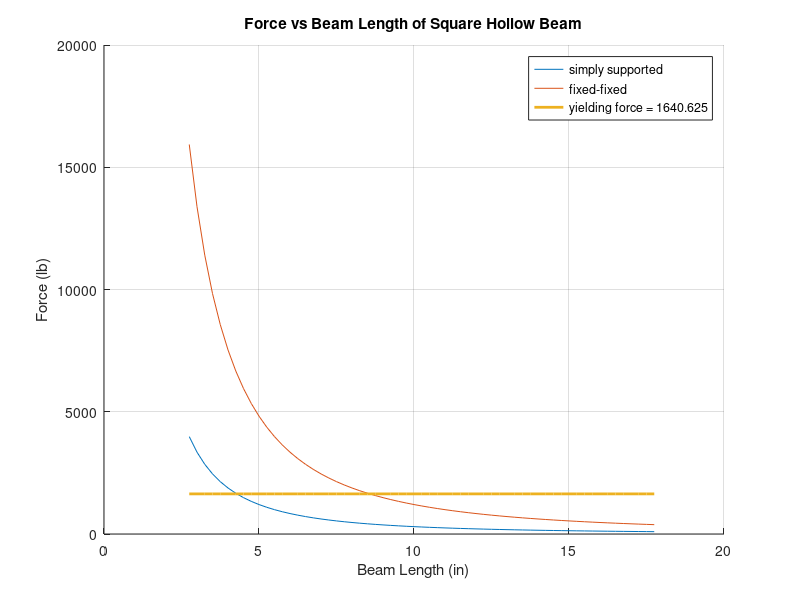
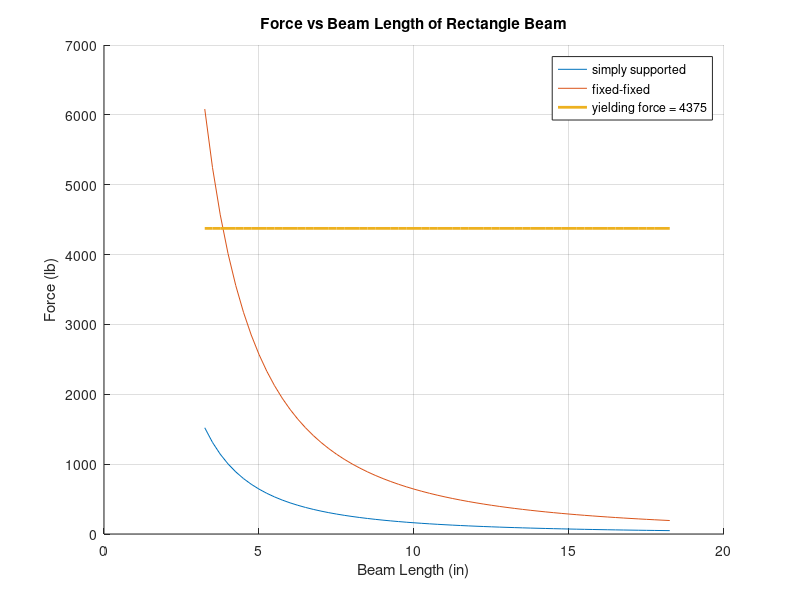

MATLAB code for these plots, in order:
clc
clear 
close all

%% Q3

%Aluminum properties
E = 10000000;
sigyield = 35000;

%Define new lengths
Ldiff = 7.5;

%Properties of square beam
ts = 0.0625;
hs = 0.25;
ws = 0.25;
Ls = 10.25-Ldiff:0.25:10.25+Ldiff;

%Properties of rectangular beam
wr = 1;
hr = 0.125;
Lr = 10.75-Ldiff:0.25:10.75+Ldiff;

%Calculate moment of inertia
Is = 1/12*hs^3*ws - 1/12*(ws-2*ts)*(hs-2*ts)^3;
Ir = 1/12*hr^3*wr;

%Buckling load
Pcrs2_ss = (pi^2*E*Is)./(Ls.^2);
Pcrr2_ss = (pi^2*E*Ir)./(Lr.^2);
Pcrs2_ff = (pi^2*E*Is)./((Ls/2).^2);
Pcrr2_ff = (pi^2*E*Ir)./((Lr/2).^2);

%Yielding
As = 2*(hs*ts) + 2*((ws-(2*ts))*ts);
Ar = wr*hr;
sigmacrs = zeros(1,length(Ls))+sigyield*As;
sigmacrr = zeros(1,length(Lr))+sigyield*Ar;

%Plot
figure(1)
hold on
grid on
plot(Ls,Pcrs2_ss,Ls,Pcrs2_ff,Ls,sigmacrs,'linewidth',2)
title('Force vs Beam Length of Square Hollow Beam')
xlabel('Beam Length (in)')
ylabel('Force (lb)')
legend('simply supported','fixed-fixed',['yielding force = ' num2str(sigmacrs(1))],'location','best')
hold off

figure(2)
hold on
grid on
plot(Lr,Pcrr2_ss,Lr,Pcrr2_ff,Lr,sigmacrr,'linewidth',2)
title('Force vs Beam Length of Rectangle Beam')
xlabel('Beam Length (in)')
ylabel('Force (lb)')
legend('simply supported','fixed-fixed',['yielding force = ' num2str(sigmacrr(1))],'location','best')
hold off
